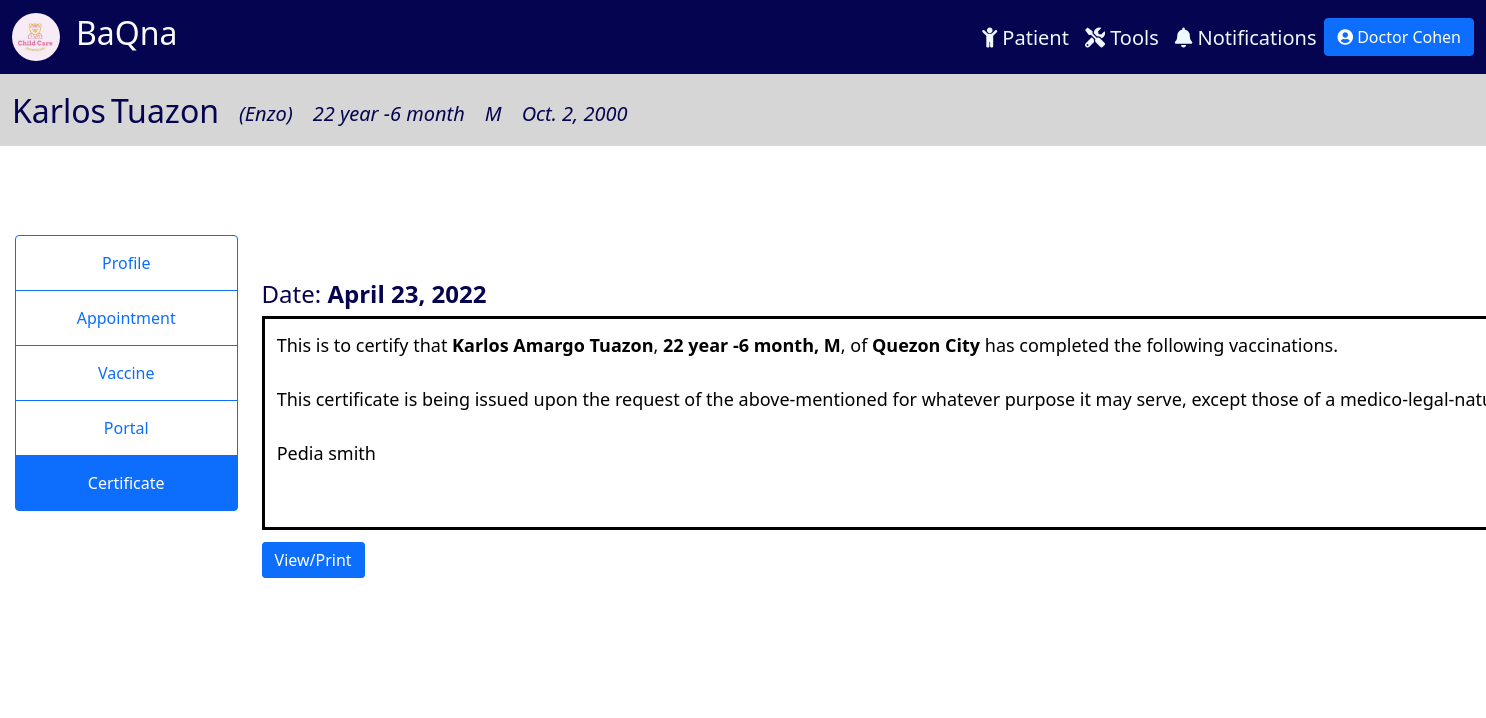
/certificate/2 (signed in), run on an earlier commit of the app's database.
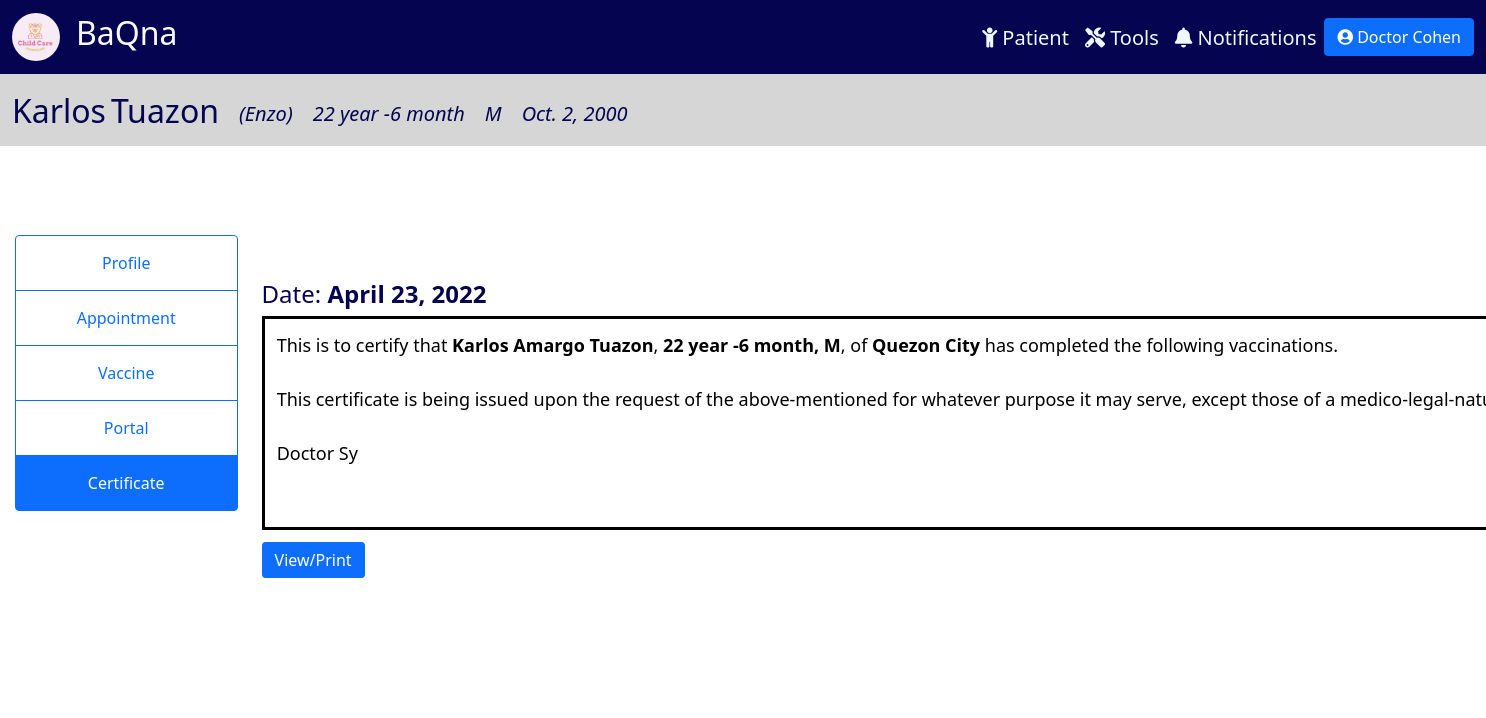
And on a later commit of the database.
### tracker/models.py (models this page shows, shortened)
class Patient(models.Model):
    SEX = (
        ('M', 'Male'),
        ('F', 'Female'),
    )
    last_name = models.CharField(max_length=100, null=True)
    first_name = models.CharField(max_length=100, null=True)
    middle_name = models.CharField(max_length=100, null=True, blank=True)
    suffix = models.CharField(max_length=2, null=True, blank=True)
    nick_name = models.CharField(max_length=100, null=True, blank=True)
    sex = models.CharField(max_length=1, null=True, choices=SEX)
    birthdate = models.DateField(null=True)
    age = models.CharField(max_length=100, null=True, blank=True)
    attending_doctor = models.ForeignKey(Physician, related_name="docpatient", on_delete=models.CASCADE, null=True)
    cert_date = models.DateField(null=True, blank=True)
    cell_no = PhoneNumberField(null=True, blank=True, validators=[MaxLengthValidator(13)])
    landline = models.CharField(max_length=100, null=True, blank=True)
    email = models.EmailField(max_length=254, null=True, blank=True)
    house_no = models.CharField(max_length=100, null=True, blank=True)
    barangay = models.CharField(max_length=100, null=True, blank=True)
    city = models.CharField(max_length=100, null=True, blank=True)
    region = models.CharField(max_length=100, null=True, blank=True)
    zip = models.IntegerField(null=True, blank=True)
    mfname = models.CharField(max_length=100, null=True, blank=True)
    mlname = models.CharField(max_length=100, null=True, blank=True)
    mcontact = PhoneNumberField(null=True, blank=True)
    memail = models.EmailField(max_length=254, null=True, blank=True)
    ffname = models.CharField(max_length=100, null=True, blank=True)
    flname = models.CharField(max_length=100, null=True, blank=True)
    fcontact = PhoneNumberField(null=True, blank=True)
    femail = models.EmailField(max_length=254, null=True, blank=True)
    c1full_name = models.CharField(max_length=100, null=True, blank=True)
    relation1 = models.CharField(max_length=100, null=True, blank=True)
    c1contact = PhoneNumberField(null=True, blank=True)
    c2full_name = models.CharField(max_length=100, null=True, blank=True)
    relation2 = models.CharField(max_length=100, null=True, blank=True)
    c2contact = PhoneNumberField(null=True, blank=True)

class Physician(models.Model):
    CAN_REG = (
        ('Yes', 'Yes'),
        ('No', 'No'),
    )
    user = models.OneToOneField(User, null=True, on_delete=models.CASCADE)
    prefix = models.CharField(max_length=100, null=True, blank=True)
    last_name = models.CharField(max_length=100, null=True)
    first_name = models.CharField(max_length=100, null=True)
    title = models.CharField(max_length=100, null=True, blank=True)
    date_start = models.DateField(null=True, blank=True)
    date_end = models.DateField(null=True, blank=True)
    cell_no = PhoneNumberField(null=True, blank=True)
    doc_type = models.CharField(max_length=100, null=True)
    can_reg = models.CharField(max_length=100, null=True, blank=True, choices=CAN_REG)
    def __str__(self):
        return self.doc_type + " " + self.last_name

### tracker/views.py (the view)
# urls.py: path('certificate/<str:pk>', views.certificate, name='certificate'),
@login_required(login_url='login')
def certificate(request, pk):
    patient = Patient.objects.get(id=pk)
    cert_date_form = CertDateForm(instance=patient)
    curr_date = datetime.date.today()
    months = curr_date.month - patient.birthdate.month
    years = curr_date.year - patient.birthdate.year
    age = "{} year {} month".format(years, months)
    patient.cert_date = curr_date
    patient.age = age
    data = {
        'patient': patient,
        'age': age,
        'curr_date': curr_date,
        'cert_date_form': cert_date_form,
    }
    return render(request, 'tracker/certificate.html', data)

### tracker/templatetags/auth_extras.py (called while the page is built)
@register.filter(name='has_group')
def has_group(user, group_name):
    group = Group.objects.get(name=group_name)
    return True if group in user.groups.all() else False

### tracker/templates/tracker/certificate.html (shortened to what this page needs)
{% include 'tracker/info_header.html' %}
{% block content %}
{% load auth_extras %}
<div class="container-fluid" style="padding:1%; ">
    <div class="row">
        <div class="col-lg-2" style="background-color: rgb(255, 255, 255); display: flex; justify-content: center; margin-top: 5%;">
            <div class="btn-group-vertical" style="display: block;">
              <a class="btn btn-outline-primary" href="{% url 'patient' patient.id %}">Profile</a>
              <a class="btn btn-outline-primary" href="{% url 'appointment' patient.id %}">Appointment</a>
              <a class="btn btn-outline-primary" href="{% url 'vaccine' patient.id %}">Vaccine</a>
              {% if request.user|has_group:"Doctor" or request.user|has_group:"Admin" %}
              <a class="btn btn-outline-primary" href="{% url 'portal' patient.id %}">Portal</a>
              {% endif %}
              <a class="btn btn-outline-primary active" href="#">Certificate</a>
            </div>
        </div>
        <div class="col-lg-10" style="background-color: white; padding-top: 8%; padding-bottom: 8%;">
            {% if request.user|has_group:"Doctor" or request.user|has_group:"Admin" %}
            {% if patient.cert_date is None %}
            <h4>Date: No Vaccine Certificate Yet</h4>
            {% else %}
            <h4>Date: <b>{{patient.cert_date}}</b></h4>
            {% endif %}
            <div class="certificate-text">
                <p style="border-style: solid; padding: 1%; padding-bottom: 5%; font-size: 18px; color: black; width: max-content   ;">
                    This is to certify that <b>{{patient.first_name}} {{patient.middle_name}} {{patient.last_name}}</b>,
                    <b>{{age}}, {{patient.sex}}</b>, of <b>{{patient.city}}</b> has completed the following
                    vaccinations. <br><br> This certificate is being issued upon the request of the above-mentioned for
                    whatever purpose it may serve, except those of a medico-legal-nature.<br><br>
                    {{patient.attending_doctor}}
                </p>
                <a style="display:inline;"
                  class="btn btn-primary"
                  href="{% url 'generatepdf' patient.id %}"
                  target="_blank"
                  rel="noopener noreferrer"
                  >
                  View/Print
                </a>
            </div>
            {% endif %}
            </div>
        </div>
    </div>
{% endblock content %}

### tracker/templates/tracker/info_header.html
{% extends 'tracker/main.html' %}
{% block content %}
<nav class="navbar navbar-expand-xl" style="background-color: rgb(214, 214, 214);">
    <div class="container-fluid">
      <div class="collapse navbar-collapse me-auto" id="navbarTogglerDemo02">
        <div style="margin-right: auto; margin-top: 10px;">
          <ul class="navbar-nav me-auto mb-2 mb-lg-0 navbar-custom">
            <li class="nav-item" style="margin-right: 5px">
              <h2>{{patient.first_name}}</h2>
            </li>
            <li class="nav-item" style="margin-right: 20px">
              <h2>{{patient.last_name}}</h2>
            </li>
            <li class="nav-item" style="margin-right: 20px">
              <i><h5 style="margin-top: 10px;">({{patient.nick_name}})</h5></i>
            </li>
            <li class="nav-item" style="margin-right: 20px">
              <i><h5 style="margin-top:10px;">{{age}}</h5></i>
            </li>
            <li class="nav-item" style="margin-right: 20px">
              <i><h5 style="margin-top:10px;">{{patient.sex}}</h5></i>
            </li>
            <li class="nav-item" style="margin-right: 20px">
              <i><h5 style="margin-top:10px;">{{patient.birthdate}}</h5></i>
            </li>
          </ul>
        </div>
      </div>
    </div>
</nav>
{% endblock content %}

What changed in the data, as far as the page shows it:
changed Patient "Karlos": attending_doctor "Pedia smith" → "Doctor Sy"
